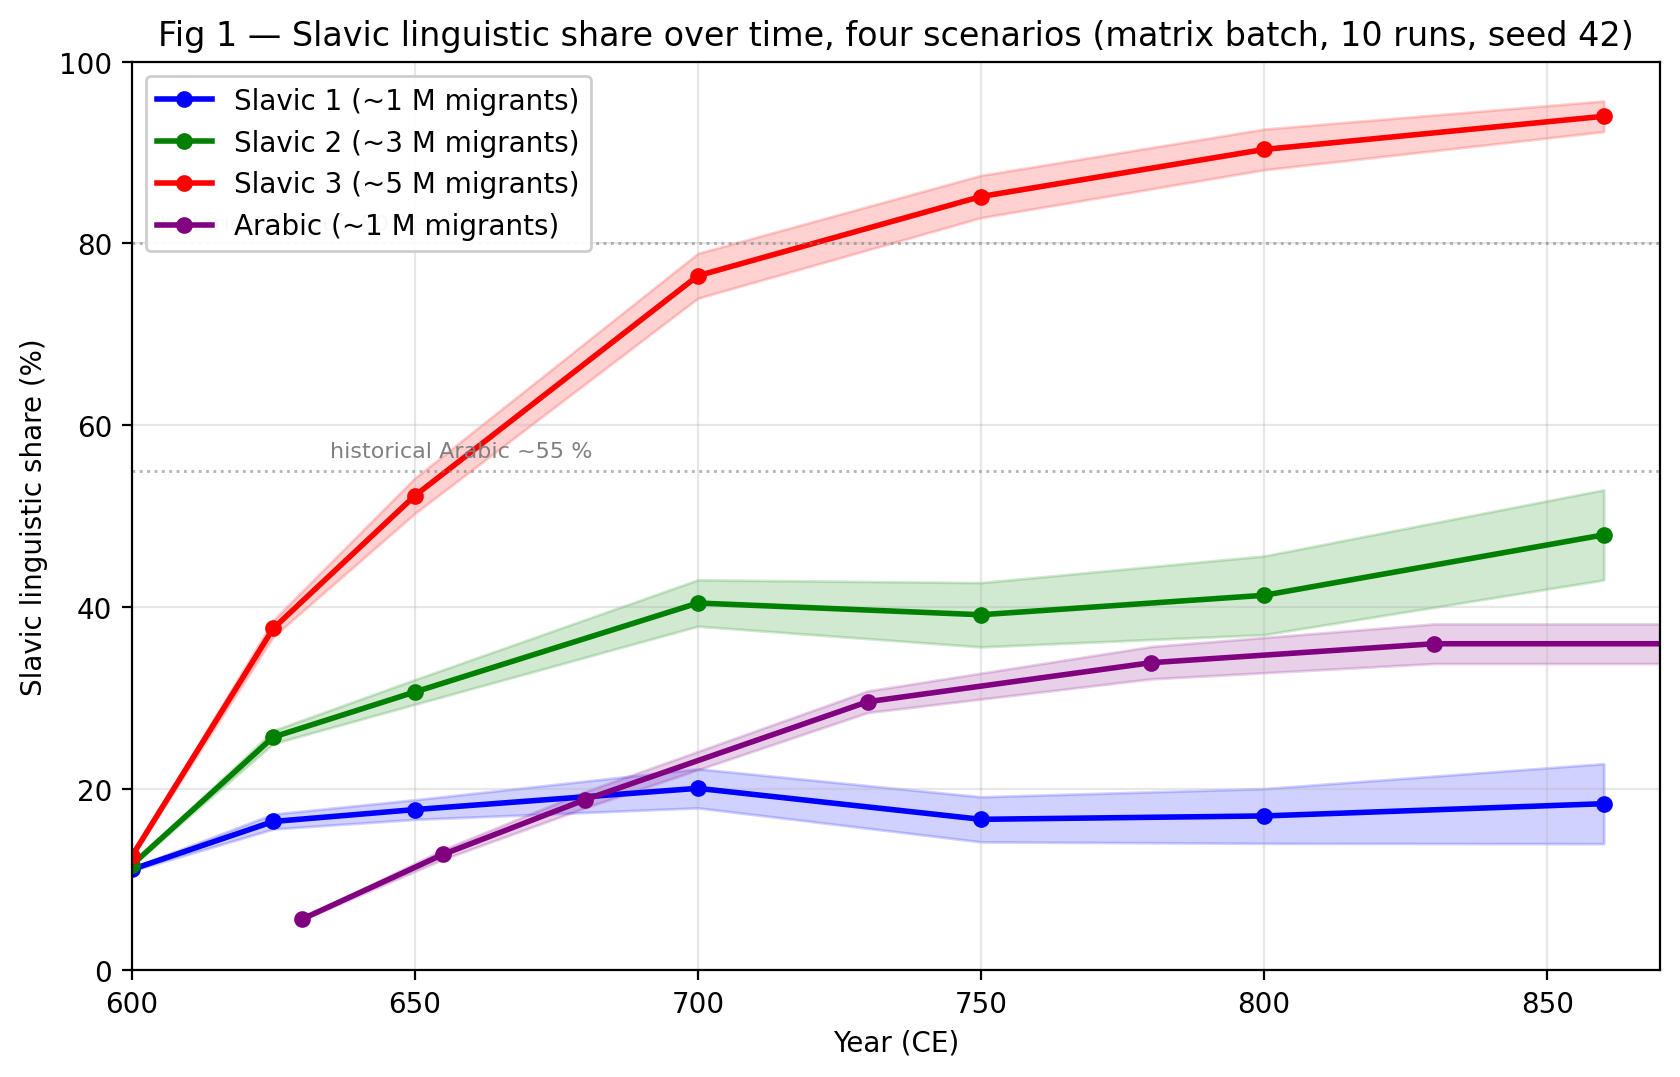

The script that saved this image:
"""Fig 1 — matrix batch time-series.

Reads from canonical artefacts at HEAD:
  results_<scenario>_matrix.txt (gitignored, regenerated by the
                                  rerun_all_postfix.sh cascade)
Parses the Slavic-share checkpoint table at the end of each file
(7 checkpoints per scenario: years 0, 25, 50, 100, 150, 200, 260).

Generates docs/paper/figures/fig1_matrix_timeseries.{pdf,png}.

Per response5: no simulation calls; figures read from artefacts.
"""
from __future__ import annotations

import re
from pathlib import Path

import matplotlib.pyplot as plt
import numpy as np

REPO_ROOT = Path(__file__).resolve().parents[3]
OUT_DIR = Path(__file__).resolve().parent

SCENARIOS = [
    ("slavic1", "Slavic 1 (~1 M migrants)", "blue"),
    ("slavic2", "Slavic 2 (~3 M migrants)", "green"),
    ("slavic3", "Slavic 3 (~5 M migrants)", "red"),
    ("arabic",  "Arabic (~1 M migrants)",   "purple"),
]
SCENARIO_START_YEAR = {"slavic1": 600, "slavic2": 600, "slavic3": 600, "arabic": 630}

CHECKPOINT_LINE = re.compile(
    r"year\s+(\d+):\s+([\d.]+)%\s*\+/-\s*([\d.]+)%"
)


def parse_checkpoints(path: Path) -> tuple[list[int], list[float], list[float]]:
    text = path.read_text()
    # The Slavic-share checkpoint block is at the end of the file.
    block = text.split("Slavic-share checkpoints")[-1]
    years, means, sds = [], [], []
    for m in CHECKPOINT_LINE.finditer(block):
        years.append(int(m.group(1)))
        means.append(float(m.group(2)))
        sds.append(float(m.group(3)))
    return years, means, sds


def main() -> None:
    fig, ax = plt.subplots(figsize=(8.5, 5.5))

    for scen, label, color in SCENARIOS:
        path = REPO_ROOT / f"results_{scen}_matrix.txt"
        if not path.exists():
            raise FileNotFoundError(f"Missing canonical artefact: {path}")
        offsets, means, sds = parse_checkpoints(path)
        years = np.array([SCENARIO_START_YEAR[scen] + o for o in offsets])
        means_arr = np.array(means)
        sds_arr = np.array(sds)
        ax.plot(years, means_arr, "o-", label=label, color=color, linewidth=2, markersize=5)
        ax.fill_between(
            years, means_arr - sds_arr, means_arr + sds_arr, color=color, alpha=0.18
        )

    ax.set_xlabel("Year (CE)")
    ax.set_ylabel("Slavic linguistic share (%)")
    ax.set_title(
        "Fig 1 — Slavic linguistic share over time, four scenarios "
        "(matrix batch, 10 runs, seed 42)"
    )
    ax.set_ylim(0, 100)
    ax.set_xlim(600, 870)
    ax.grid(True, alpha=0.3)
    ax.legend(loc="upper left", framealpha=0.95)
    # Reference lines
    ax.axhline(80, color="grey", linestyle=":", linewidth=1, alpha=0.6)
    ax.text(605, 81.5, "historical Slavic ~80 %+", fontsize=8, color="grey")
    ax.axhline(55, color="grey", linestyle=":", linewidth=1, alpha=0.6)
    ax.text(635, 56.5, "historical Arabic ~55 %", fontsize=8, color="grey")

    plt.tight_layout()
    for ext in ("pdf", "png"):
        out = OUT_DIR / f"fig1_matrix_timeseries.{ext}"
        plt.savefig(out, dpi=200, bbox_inches="tight")
        print(f"Wrote {out}")
    plt.close(fig)


if __name__ == "__main__":
    main()
